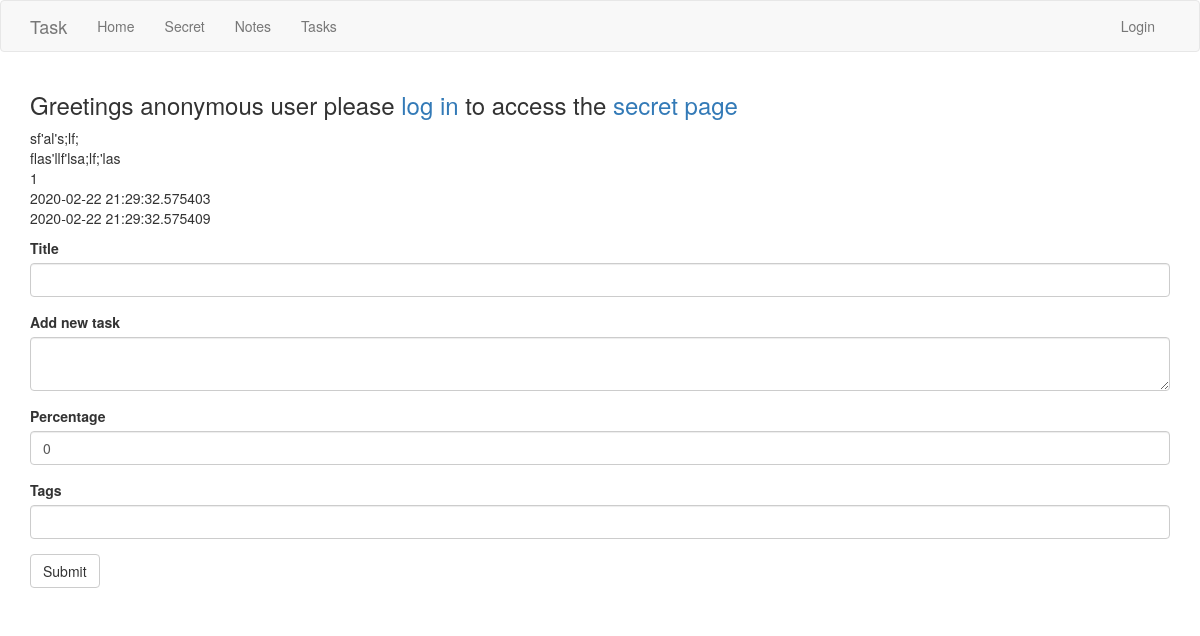
The page /tasks on the database its author committed.
### app/models.py (models this page shows)
class Tasks(db.Model):
    id = db.Column(db.Integer, primary_key=True)
    description = db.Column(db.String())
    title = db.Column(db.String(64), index=True)
    created_at = db.Column(db.DateTime, index=True, default=datetime.utcnow)
    modified_at = db.Column(db.DateTime, index=True, default=datetime.utcnow)
    percentage = db.Column(db.Integer)
    tags = db.Column(db.String(180))
    language = db.Column(db.String(5))

### app/routes.py (the view, shortened to what this page needs)
@app.route('/tasks', methods=['GET', 'POST'])
def tasks():
    form = TasksForm()
    tasks_list = Tasks.query.order_by(Tasks.created_at.desc())
    return render_template('tasks.html', tasks=tasks_list, form=form)

### app/forms.py
class TasksForm(FlaskForm):
    title = StringField("Title", validators=[DataRequired()])
    description = TextAreaField('Add new task', validators=[DataRequired()])
    percentage = IntegerField("Percentage", default=0)
    tags = StringField("Tags")
    submit = SubmitField('Submit')

### app/templates/tasks.html
{% extends "base.html" %}
{% import 'bootstrap/wtf.html' as wtf %}
{% block app_content %}
    {% if current_user.is_authenticated %}
        <h3>Greetings {{ current_user.username }} your name is {{ current_user.fullname}}</h3>
        <p>Checkout the <a href="{{ url_for('secret') }}">{{ 'secret page' }}</a>
            that only logged in users can access </p>
    {% else %}
        <h3>Greetings anonymous user please <a href="{{ url_for('login') }}">{{ 'log in' }}</a>
            to access the <a href="{{ url_for('secret') }}">{{ 'secret page' }}</a></h3>
    {% endif %}
    {% for task in tasks %}
        <p>    {% print task.title %}
        <br>
            {% print task.description %}
        <br>
            {% print task.percentage %}
        <br>
            {% print task.created_at %}
        <br>
            {% print task.modified_at %}
        <br>
        </p>
    {% endfor %}
    {% if form %}
        {{ wtf.quick_form(form) }}
        <br>
    {% endif %}
{% endblock %}

### rows shown on the page
Tasks: title "sf'al's;lf;", description "flas'llf'lsa;lf;'las", percentage "1", created_at "2020-02-22 21:29:32.575403", modified_at "2020-02-22 21:29:32.575409"

### other values the page prints
{{ 'Home' }} "Home"
{{ 'Secret' }} "Secret"
{{ 'Notes' }} "Notes"
{{ 'Tasks' }} "Tasks"
{{ 'Login' }} "Login"
{{ 'log in' }} "log in"
{{ 'secret page' }} "secret page"
